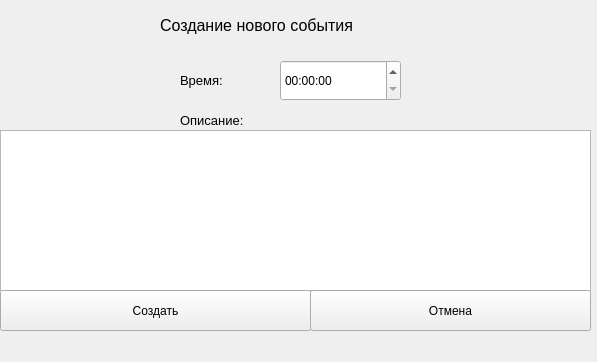
<?xml version="1.0" encoding="UTF-8"?>
<ui version="4.0">
 <class>MainWindow</class>
 <widget class="QMainWindow" name="MainWindow">
  <property name="geometry">
   <rect>
    <x>0</x>
    <y>0</y>
    <width>597</width>
    <height>362</height>
   </rect>
  </property>
  <property name="windowTitle">
   <string>Создание события</string>
  </property>
  <widget class="QWidget" name="centralwidget">
   <widget class="QLabel" name="label">
    <property name="geometry">
     <rect>
      <x>160</x>
      <y>0</y>
      <width>271</width>
      <height>51</height>
     </rect>
    </property>
    <property name="font">
     <font>
      <pointsize>12</pointsize>
     </font>
    </property>
    <property name="text">
     <string>Создание нового события</string>
    </property>
   </widget>
   <widget class="QTimeEdit" name="timeE">
    <property name="geometry">
     <rect>
      <x>280</x>
      <y>60</y>
      <width>121</width>
      <height>41</height>
     </rect>
    </property>
   </widget>
   <widget class="QLabel" name="label_2">
    <property name="geometry">
     <rect>
      <x>180</x>
      <y>70</y>
      <width>61</width>
      <height>21</height>
     </rect>
    </property>
    <property name="font">
     <font>
      <pointsize>10</pointsize>
     </font>
    </property>
    <property name="text">
     <string>Время:</string>
    </property>
   </widget>
   <widget class="QLabel" name="label_3">
    <property name="geometry">
     <rect>
      <x>180</x>
      <y>110</y>
      <width>91</width>
      <height>21</height>
     </rect>
    </property>
    <property name="font">
     <font>
      <pointsize>10</pointsize>
     </font>
    </property>
    <property name="text">
     <string>Описание:</string>
    </property>
   </widget>
   <widget class="QPlainTextEdit" name="tE">
    <property name="geometry">
     <rect>
      <x>0</x>
      <y>130</y>
      <width>591</width>
      <height>161</height>
     </rect>
    </property>
   </widget>
   <widget class="QPushButton" name="btnCreate">
    <property name="geometry">
     <rect>
      <x>0</x>
      <y>290</y>
      <width>311</width>
      <height>41</height>
     </rect>
    </property>
    <property name="text">
     <string>Создать</string>
    </property>
   </widget>
   <widget class="QPushButton" name="btnCancel">
    <property name="geometry">
     <rect>
      <x>310</x>
      <y>290</y>
      <width>281</width>
      <height>41</height>
     </rect>
    </property>
    <property name="text">
     <string>Отмена</string>
    </property>
   </widget>
  </widget>
 </widget>
 <resources/>
 <connections/>
</ui>
